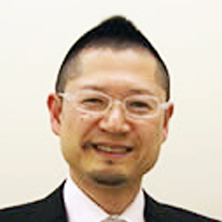
#> input picture shachoo.jpg, 222 x 222 px, given as the content of the folder shachoo.jpg, which was not available
$ python face_cut.py -p shachoo.jpg   (older library calls are emulated)
#> lines starting #> are read from the running program, lines starting #| are printed output that depends on the picture; pictures that were not available may be replaced by others from this repository, and a replacement may not be noted
#!/usr/bin/env python
# -*- coding: utf-8 -*-

import os
import glob
import argparse
import cv2
from PIL import Image
import numpy as np

from logging import getLogger, StreamHandler, DEBUG

logger = getLogger(__name__)
handler = StreamHandler()
handler.setLevel(DEBUG)
logger.setLevel(DEBUG)
logger.addHandler(handler)
logger.propagate = False

IMAGE_HEIGHT = 500
CASCADE_PATH = "haarcascade_frontalface_alt.xml"
cascade = cv2.CascadeClassifier(CASCADE_PATH)
color = (255, 255, 255)

def detect_face(image):

	image_gray = cv2.cvtColor(image, cv2.COLOR_BGR2GRAY)
	facerect = cascade.detectMultiScale(image_gray, scaleFactor=1.07, minNeighbors=9, minSize=(10, 10))

	return facerect

def pre_resize(before, after, height=IMAGE_HEIGHT, filename="", antialias_enable=True):
	"""
	Resize images according to the pre-defined image_heiht regardless of the size of them.
	"""
#> called with before = '_only/shachoo.jpg', after = 'shachoo.jpg/_resize/shachoo.jpg', height = 500, filename = '_only/shachoo.jpg', antialias_enable = True

	img = Image.open(before, 'r')
#> img is the input picture: PIL image 222x222 RGB; mean R, G, B 206.7, 191.3, 174.7
	before_x, before_y = img.size[0], img.size[1]
#> before_x = 222; before_y = 222
	x = int(round(float(height / float(before_y) * float(before_x))))
#> x = 500
	y = height
	resize_img = img
	if antialias_enable:
		resize_img.thumbnail((x, y), Image.ANTIALIAS)
	else:
		resize_img = resize_img.resize((x, y))

	resize_img.save(after, 'jpeg', quality=100)
	logger.debug( "RESIZED: %s[%sx%s] --> %sx%s" % (filename, before_x, before_y, x, y) )


def resize(image):
	return cv2.resize(image, (64,64))

def rotate(image, r):
	h, w, ch = image.shape # 画像の配列サイズ
	M = cv2.getRotationMatrix2D((w/2, h/2), r, 1) # 画像を中心に回転させるための回転行列
	rotated = cv2.warpAffine(image, M, (w, h))

	return rotated

def create_optimize_image(directoryPath):
	# リサイズした画像を格納
	resize_dir = directoryPath + "/_resize"
	if not os.path.exists(resize_dir):
		os.makedirs(resize_dir)

	# 顔部分に囲いを追加した画像を格納
	addbox_dir = directoryPath + "/_addbox"
	if not os.path.exists(addbox_dir):
		os.makedirs(addbox_dir)

	# 顔部分をトリミングした画像を格納
	trimming_dir = directoryPath + "/_trimming"
	if not os.path.exists(trimming_dir):
		os.makedirs(trimming_dir)

	face_cnt = 0

	# jpgファイル取得
	files = glob.glob( "%s/*.jp*g" % (directoryPath) )

	# resize
	for file_name in files:
		before_path = file_name
		filename = os.path.basename(file_name)
		after_path = '%s/%s' % ( resize_dir, filename )
		pre_resize(before_path, after_path, filename=file_name)

	resize_files = glob.glob(resize_dir+"/*.jpg")

	for file_name in resize_files:
		logger.debug("detect face on file:"+file_name)

		# 画像のロード
		image = cv2.imread(file_name)
		if image is None:
			# 読み込み失敗
			logger.debug("image is None")
			continue

		# -12~12度の範囲で3度ずつ回転
		for r in range(-12,13,4):
			image = rotate(image, r)

			# 顔画像抽出
			facerect_list = detect_face(image)
			if len(facerect_list) == 0:
				continue

			basename = os.path.basename(file_name)

			# 顔検知の囲い追加画像保存 どの程度の精度で検知できているかの確認
			for rect in facerect_list:
				cv2.rectangle(image, tuple(rect[0:2]),tuple(rect[0:2]+rect[2:4]), color, thickness=2)

			cv2.imwrite(addbox_dir+"/"+basename, image)

			# 顔部分切り抜き
			for facerect in facerect_list:
				# 顔画像部分の切り抜き
				croped = image[facerect[1]:facerect[1]+facerect[3],facerect[0]:facerect[0]+facerect[2]]

				# 出力
				cv2.imwrite(trimming_dir+"/%08d.jpg" % face_cnt, resize(croped))
				face_cnt += 1

				# 反転画像も出力
				fliped = np.fliplr(croped)
				cv2.imwrite(trimming_dir+"/%08d.jpg" % face_cnt, resize(fliped))
				face_cnt += 1
#> this loop made 7 passes
#> pass 1, in rotate, `rotated = cv2.warpAffine(image, M, (w, h))`:
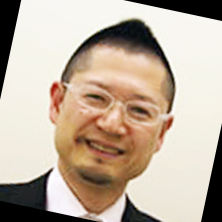
#> rotated: shape (222, 222, 3); mean B, G, R 158.5, 174.5, 189.8
#> pass 1, in detect_face, `image_gray = cv2.cvtColor(image, cv2.COLOR_BGR2GRAY)`:
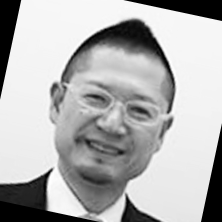
#> image_gray: shape (222, 222); min 0, max 255, mean 177.3
#> pass 2, in rotate (call 2), `rotated = cv2.warpAffine(image, M, (w, h))`:
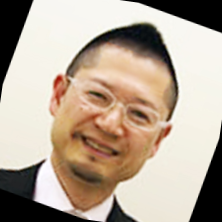
#> rotated: shape (222, 222, 3); mean B, G, R 150.5, 166.2, 181.4
#> pass 2, in detect_face (call 2), `image_gray = cv2.cvtColor(image, cv2.COLOR_BGR2GRAY)`:
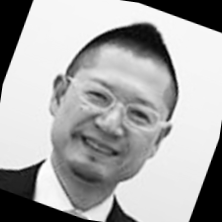
#> image_gray: shape (222, 222); min 0, max 255, mean 169
#> after the loop:
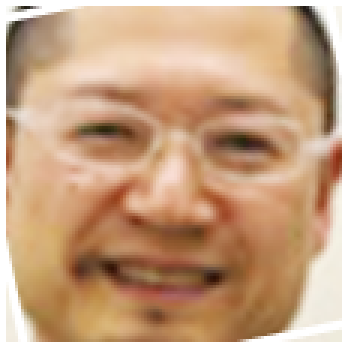
#> croped: shape (115, 115, 3) (shown 3 times larger); mean of channels 0, 1, 2 127, 159.6, 197.8; drawn as B, G, R
#> after the loop:
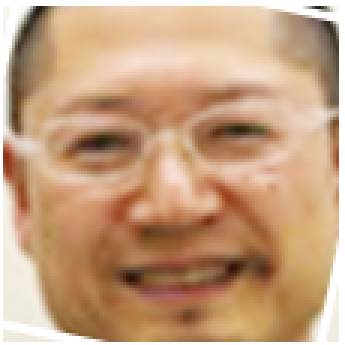
#> fliped: shape (115, 115, 3) (shown 3 times larger); mean of channels 0, 1, 2 127, 159.6, 197.8; drawn as B, G, R
#> after the loop:
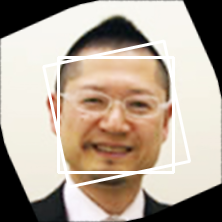
#> image: shape (222, 222, 3); mean B, G, R 151.4, 165.9, 179.9
#> after the loop, face_cnt = 4

if __name__ == "__main__":
	parser = argparse.ArgumentParser(description='clip face-image from imagefile and do data argumentation.')
	parser.add_argument('-p', required=True, help='set files path.', metavar='imagefile_path')
	args = parser.parse_args()

	create_optimize_image(args.p)
